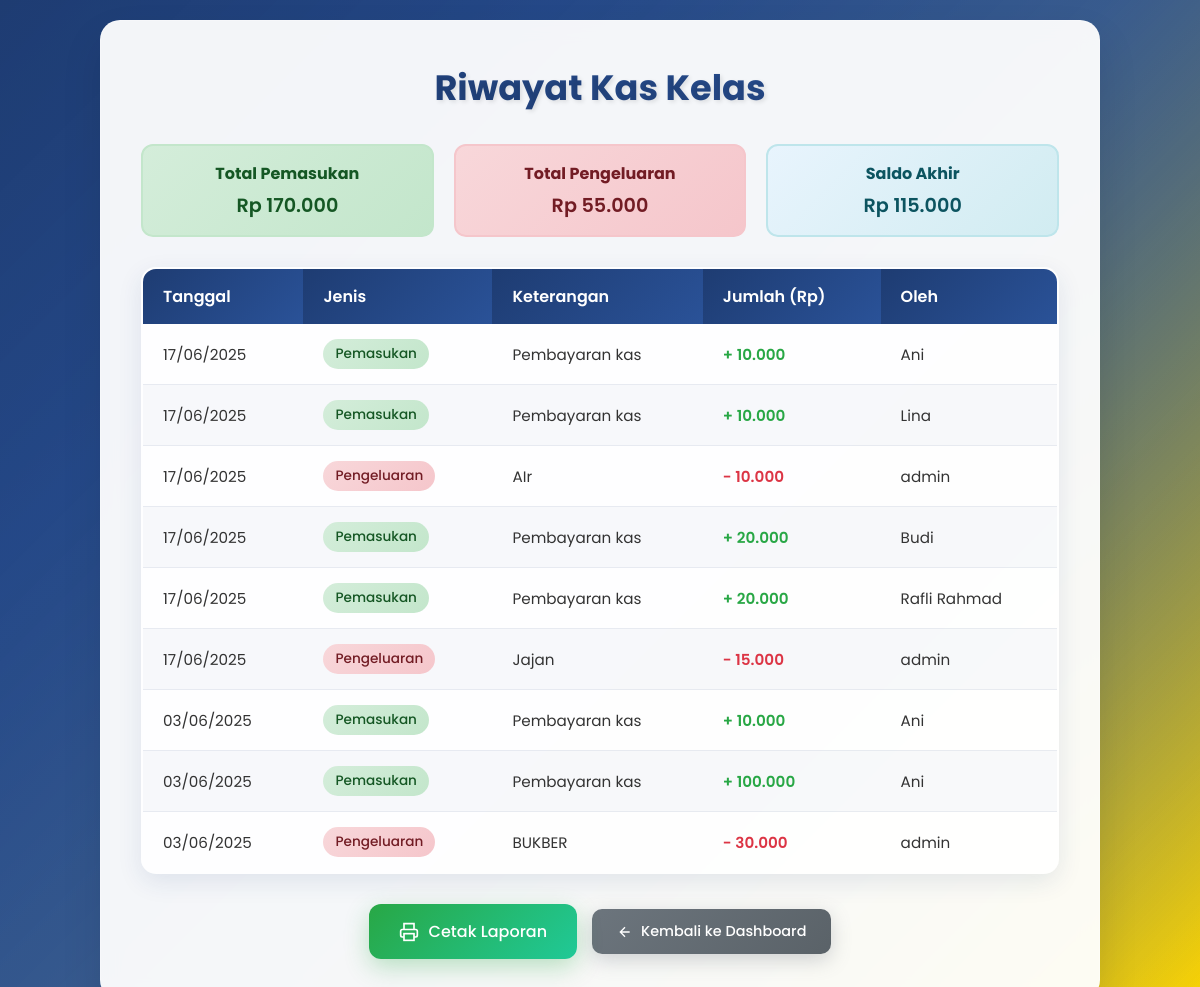
Screenshot of /member/riwayat.php with the database file from the repository.
### tables this page shows
CREATE TABLE `kas` (
  `id` int NOT NULL,
  `tanggal` date NOT NULL,
  `jenis` enum('pemasukan','pengeluaran') NOT NULL,
  `keterangan` text,
  `jumlah` int NOT NULL,
  `id_anggota` int DEFAULT NULL
);

CREATE TABLE `anggota` (
  `id` int NOT NULL,
  `nama` varchar(100) NOT NULL,
  `username` varchar(100) DEFAULT NULL,
  `password` varchar(255) DEFAULT NULL,
  `role` enum('bendahara','anggota') DEFAULT 'anggota',
  `saldo` int DEFAULT '0'
);

### member/riwayat.php (the view, shortened to what this page needs)
<?php
require '../config/koneksi.php';
$sql = "SELECT kas.*, anggota.nama FROM kas LEFT JOIN anggota ON kas.id_anggota = anggota.id ORDER BY kas.tanggal DESC";
$result = $conn->query($sql);
$query_pemasukan = "SELECT SUM(jumlah) AS total FROM kas WHERE jenis='pemasukan'";
$query_pengeluaran = "SELECT SUM(jumlah) AS total FROM kas WHERE jenis='pengeluaran'";
$pemasukan = $conn->query($query_pemasukan)->fetch_assoc()['total'] ?? 0;
$pengeluaran = $conn->query($query_pengeluaran)->fetch_assoc()['total'] ?? 0;
$saldo = $pemasukan - $pengeluaran;
?>
<!DOCTYPE html>
<html lang="id">
<head>
    <link rel="stylesheet" href="../assets/style.css">
</head>
<body>
    <div class="report-container">
        <h2 class="report-title">Riwayat Kas Kelas</h2>
        <div style="display: grid; grid-template-columns: repeat(auto-fit, minmax(200px, 1fr)); gap: 20px; margin-bottom: 30px;">
            <div style="background: linear-gradient(135deg, #d4edda, #c3e6cb); border: 2px solid #c3e6cb; border-radius: 12px; padding: 15px; text-align: center;">
                <h4 style="margin: 0; color: #155724;">Total Pemasukan</h4>
                <p style="margin: 5px 0 0 0; font-size: 1.2rem; font-weight: 600; color: #155724;">
                    Rp <?= number_format($pemasukan, 0, ',', '.') ?>
                </p>
            </div>
            <div style="background: linear-gradient(135deg, #f8d7da, #f5c6cb); border: 2px solid #f5c6cb; border-radius: 12px; padding: 15px; text-align: center;">
                <h4 style="margin: 0; color: #721c24;">Total Pengeluaran</h4>
                <p style="margin: 5px 0 0 0; font-size: 1.2rem; font-weight: 600; color: #721c24;">
                    Rp <?= number_format($pengeluaran, 0, ',', '.') ?>
                </p>
            </div>
            <div style="background: linear-gradient(135deg, #e8f4fd, #d1ecf1); border: 2px solid #bee5eb; border-radius: 12px; padding: 15px; text-align: center;">
                <h4 style="margin: 0; color: #0c5460;">Saldo Akhir</h4>
                <p style="margin: 5px 0 0 0; font-size: 1.2rem; font-weight: 600; color: #0c5460;">
                    Rp <?= number_format($saldo, 0, ',', '.') ?>
                </p>
            </div>
        </div>
        <?php if ($result->num_rows > 0): ?>
            <table class="report-table">
                <thead>
                    <tr>
                        <th>Tanggal</th>
                        <th>Jenis</th>
                        <th>Keterangan</th>
                        <th>Jumlah (Rp)</th>
                        <th>Oleh</th>
                    </tr>
                </thead>
                <tbody>
                    <?php while ($row = $result->fetch_assoc()): ?>
                        <tr>
                            <td><?= date('d/m/Y', strtotime($row['tanggal'])) ?></td>
                            <td>
                                <span class="<?= $row['jenis'] == 'pemasukan' ? 'jenis-pemasukan' : 'jenis-pengeluaran' ?>">
                                    <?= ucfirst(htmlspecialchars($row['jenis'])) ?>
                                </span>
                            </td>
                            <td><?= htmlspecialchars($row['keterangan']) ?></td>
                            <td style="<?= $row['jenis'] == 'pemasukan' ? 'color: #28a745; font-weight: 600;' : 'color: #dc3545; font-weight: 600;' ?>">
                                <?= $row['jenis'] == 'pemasukan' ? '+' : '-' ?> <?= number_format($row['jumlah'], 0, ',', '.') ?>
                            </td>
                            <td><?= htmlspecialchars($row['nama'] ?? 'Sistem') ?></td>
                        </tr>
                    <?php endwhile; ?>
                </tbody>
            </table>
        <?php endif; ?>
        <div class="report-actions">
            <button class="print-button" onclick="window.print()">
                <svg width="20" height="20" viewBox="0 0 24 24" fill="none" stroke="currentColor" stroke-width="2">
                    <polyline points="6,9 6,2 18,2 18,9"></polyline>
                    <path d="M6,18H4a2,2 0 0,1-2-2V11a2,2 0 0,1,2-2H20a2,2 0 0,1,2,2v5a2,2 0 0,1-2,2H18"></path>
                    <rect x="6" y="14" width="12" height="8"></rect>
                </svg>
                Cetak Laporan
            </button>
            <a href="../index.php" class="back-button">
                <svg width="16" height="16" viewBox="0 0 24 24" fill="none" stroke="currentColor" stroke-width="2">
                    <path d="M19 12H5M12 19l-7-7 7-7"></path>
                </svg>
                Kembali ke Dashboard
            </a>
        </div>
    </div>
</body>
</html>

### assets/style.css (style rules this page uses)
* { margin: 0; padding: 0; box-sizing: border-box; }
body { font-family: 'Poppins', sans-serif; background: linear-gradient(135deg, #1e3c72 0%, #2a5298 25%, #ffd700 100%); min-height: 100vh; padding: 20px; position: relative; }
body::before { content: ''; position: fixed; top: 0; left: 0; right: 0; bottom: 0; background: linear-gradient(135deg, rgba(30, 60, 114, 0.9) 0%, rgba(42, 82, 152, 0.8) 50%, rgba(255, 215, 0, 0.1) 100%); z-index: -1; }
h2 { color: #1e3c72; font-size: 2.5rem; font-weight: 700; text-align: center; margin-bottom: 10px; background: linear-gradient(135deg, #1e3c72, #2a5298); -webkit-background-clip: text; -webkit-text-fill-color: transparent; background-clip: text; text-shadow: 2px 2px 4px rgba(0, 0, 0, 0.1); }
.report-container { max-width: 1000px; margin: 0 auto; background: rgba(255, 255, 255, 0.95); backdrop-filter: blur(10px); border-radius: 20px; box-shadow: 0 20px 40px rgba(0, 0, 0, 0.1); padding: 40px; border: 1px solid rgba(255, 255, 255, 0.2); animation: slideInUp 0.8s ease forwards; }
.report-title { color: #1e3c72; font-size: 2.2rem; font-weight: 700; text-align: center; margin-bottom: 30px; background: linear-gradient(135deg, #1e3c72, #2a5298); -webkit-background-clip: text; -webkit-text-fill-color: transparent; background-clip: text; text-shadow: 2px 2px 4px rgba(0, 0, 0, 0.1); }
.report-table { width: 100%; border-collapse: collapse; margin: 30px 0; background: rgba(255, 255, 255, 0.9); border-radius: 15px; overflow: hidden; box-shadow: 0 8px 25px rgba(30, 60, 114, 0.1); border: 2px solid rgba(30, 60, 114, 0.1); }
.report-table th { background: linear-gradient(135deg, #1e3c72, #2a5298); color: white; padding: 15px 20px; text-align: left; font-weight: 600; font-size: 1rem; border: none; position: relative; }
.report-table th:first-child { border-top-left-radius: 15px; }
.report-table th:last-child { border-top-right-radius: 15px; }
.report-table td { padding: 15px 20px; border-bottom: 1px solid rgba(30, 60, 114, 0.1); color: #333; font-size: 0.95rem; transition: all 0.3s ease; }
.report-table tr:nth-child(even) { background: rgba(30, 60, 114, 0.03); }
.report-table tr:last-child td:first-child { border-bottom-left-radius: 15px; }
.report-table tr:last-child td:last-child { border-bottom-right-radius: 15px; }
.print-button { display: inline-flex; align-items: center; gap: 10px; padding: 15px 30px; background: linear-gradient(135deg, #28a745, #20c997); color: white; border: none; border-radius: 12px; font-size: 1rem; font-weight: 500; font-family: 'Poppins', sans-serif; cursor: pointer; transition: all 0.3s ease; box-shadow: 0 8px 25px rgba(40, 167, 69, 0.3); position: relative; overflow: hidden; text-decoration: none; }
.print-button::before { content: ''; position: absolute; top: 0; left: -100%; width: 100%; height: 100%; background: linear-gradient(90deg, transparent, rgba(255, 255, 255, 0.2), transparent); transition: left 0.5s ease; }
.back-button { display: inline-flex; align-items: center; gap: 8px; padding: 12px 25px; background: linear-gradient(135deg, #6c757d, #5a6268); color: white; text-decoration: none; border-radius: 10px; font-size: 0.9rem; font-weight: 500; font-family: 'Poppins', sans-serif; transition: all 0.3s ease; box-shadow: 0 6px 20px rgba(108, 117, 125, 0.3); }
.report-actions { display: flex; gap: 15px; justify-content: center; align-items: center; margin-top: 30px; flex-wrap: wrap; }
.jenis-pemasukan { background: linear-gradient(135deg, #d4edda, #c3e6cb); color: #155724; padding: 5px 12px; border-radius: 20px; font-size: 0.85rem; font-weight: 500; display: inline-block; }
.jenis-pengeluaran { background: linear-gradient(135deg, #f8d7da, #f5c6cb); color: #721c24; padding: 5px 12px; border-radius: 20px; font-size: 0.85rem; font-weight: 500; display: inline-block; }
.report-table tr { animation: fadeInRow 0.5s ease forwards; }
.report-table tr:nth-child(1) { animation-delay: 0.1s; }
.report-table tr:nth-child(2) { animation-delay: 0.15s; }
.report-table tr:nth-child(3) { animation-delay: 0.2s; }
.report-table tr:nth-child(4) { animation-delay: 0.25s; }
.report-table tr:nth-child(5) { animation-delay: 0.3s; }
.report-table tr:nth-child(6) { animation-delay: 0.35s; }
.report-table tr:nth-child(7) { animation-delay: 0.4s; }
.report-table tr:nth-child(8) { animation-delay: 0.45s; }
.report-table tr:nth-child(9) { animation-delay: 0.5s; }

### rows the page displays
kas: tanggal "17/06/2025", jenis "Pemasukan", keterangan "Pembayaran kas", jumlah "10.000", id_anggota.nama "Ani"
kas: tanggal "17/06/2025", jenis "Pemasukan", keterangan "Pembayaran kas", jumlah "10.000", id_anggota.nama "Lina"
kas: tanggal "17/06/2025", jenis "Pengeluaran", keterangan "AIr", jumlah "10.000", id_anggota.nama "admin"
kas: tanggal "17/06/2025", jenis "Pemasukan", keterangan "Pembayaran kas", jumlah "20.000", id_anggota.nama "Budi"
kas: tanggal "17/06/2025", jenis "Pemasukan", keterangan "Pembayaran kas", jumlah "20.000", id_anggota.nama "Rafli Rahmad"
kas: tanggal "17/06/2025", jenis "Pengeluaran", keterangan "Jajan", jumlah "15.000", id_anggota.nama "admin"
kas: tanggal "03/06/2025", jenis "Pemasukan", keterangan "Pembayaran kas", jumlah "10.000", id_anggota.nama "Ani"
kas: tanggal "03/06/2025", jenis "Pemasukan", keterangan "Pembayaran kas", jumlah "100.000", id_anggota.nama "Ani"
kas: tanggal "03/06/2025", jenis "Pengeluaran", keterangan "BUKBER", jumlah "30.000", id_anggota.nama "admin"

### other values shown
$pemasukan "170.000"
$pengeluaran "55.000"
$saldo "115.000"
